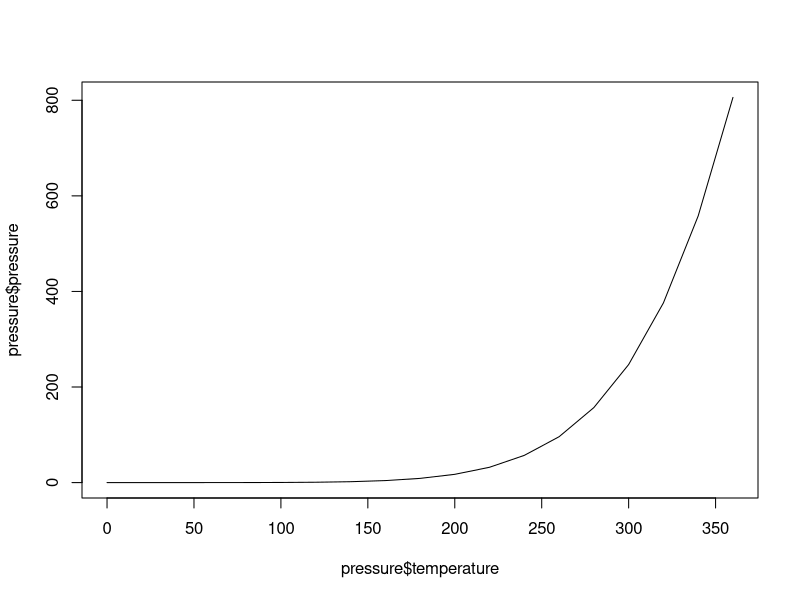
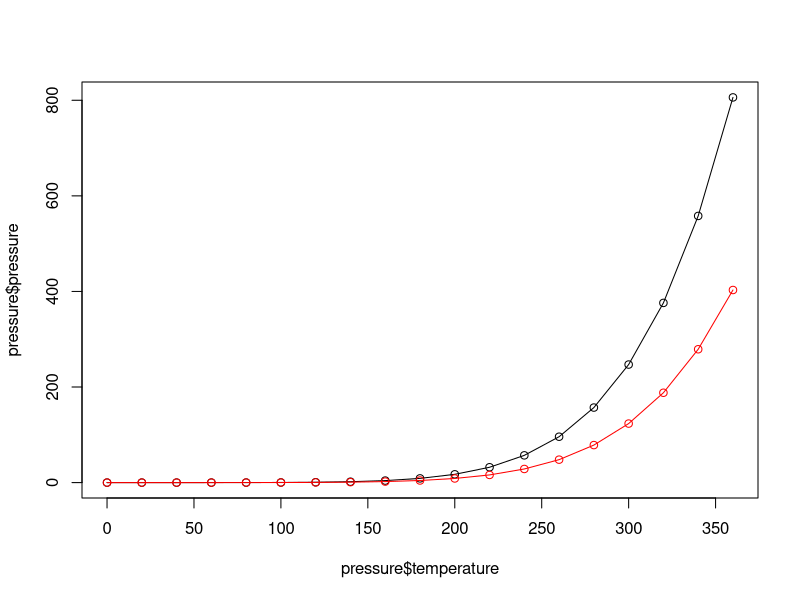
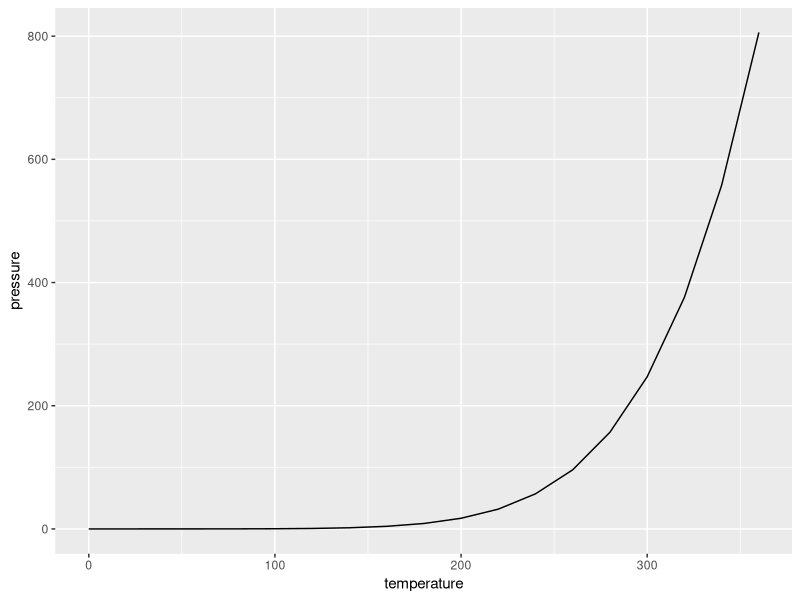
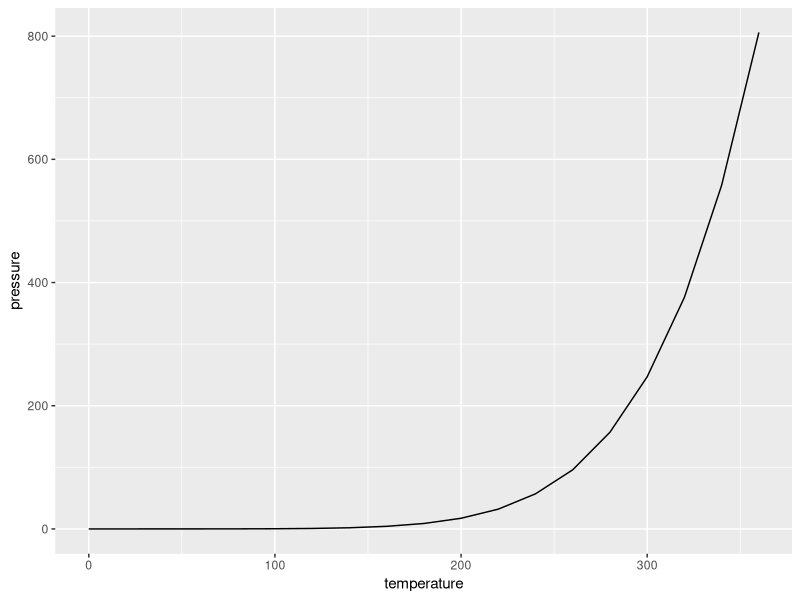
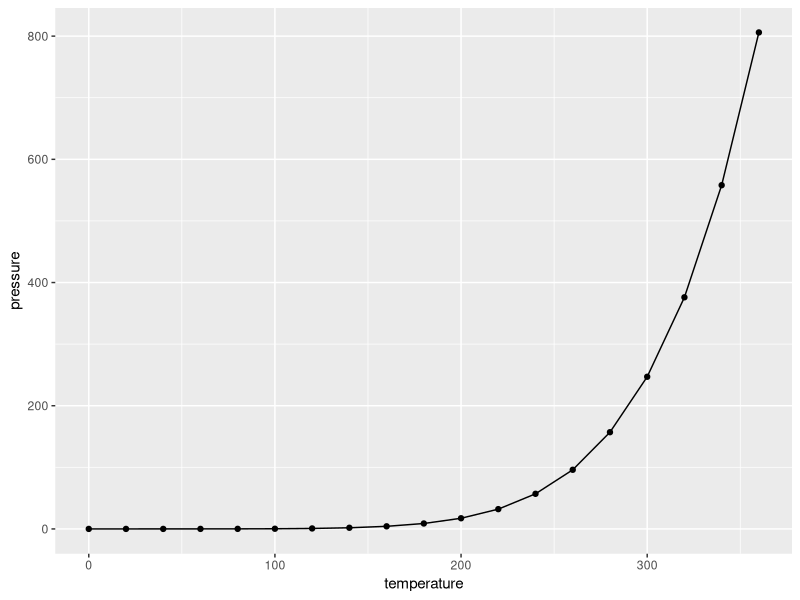

Write the R code that produced these figures, in order.
## ---- chunk 1
plot(pressure$temperature,pressure$pressure,type="l")
## ---- chunk 2
plot(pressure$temperature,pressure$pressure,type="l")
points(pressure$temperature,pressure$pressure)

lines(pressure$temperature,pressure$pressure/2,col="red")
points(pressure$temperature,pressure$pressure/2,col="red")
## ---- chunk 3
library(ggplot2)
#qplot(pressure$temperature,pressure$pressure,geom="line")
qplot(temperature,pressure,data=pressure,geom="line")

## ---- chunk 4
p <- ggplot(pressure,aes(x=temperature,y=pressure))
p + geom_line()

p + geom_line()+geom_point()
